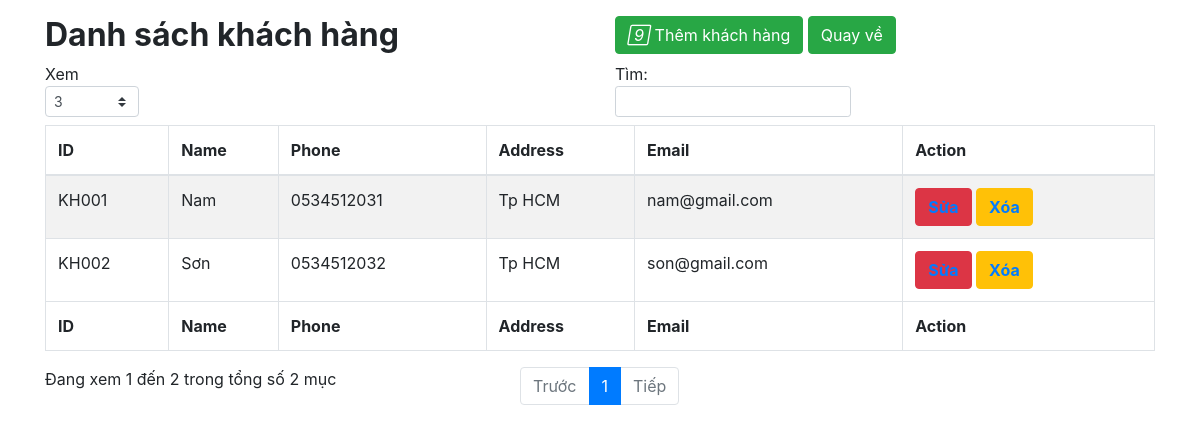
Page /quanlykhachhang.php (signed in) on the committed database.
### tables this page shows
CREATE TABLE `khachhang` (
  `id` varchar(255) NOT NULL,
  `name` varchar(255) NOT NULL,
  `phone` varchar(255) NOT NULL,
  `address` varchar(255) NOT NULL,
  `email` varchar(255) NOT NULL
);

### quanlykhachhang.php (the view, shortened to what this page needs)
<?php
    include 'admin/db.php';
?>
<!DOCTYPE html>
<html lang="en">
<head>
    <link rel="stylesheet" href="https://maxcdn.bootstrapcdn.com/bootstrap/4.4.1/css/bootstrap.min.css">
</head>
<body>
    <div class="container">
        <div class="table-wrapper">
            <div class="table-title">
                <div class="row">
                    <div class="col-sm-6 float-right">
                        <h2><b>Danh sách khách hàng</b></h2>
                    </div>
                    <div class="col-sm-6">
                        <a href="#addPro" class="btn btn-success" data-toggle="modal"><i class="material-icons"></i>
                            <span>Thêm khách hàng</span></a>
                        <a href="index.php" class="btn btn-success">
                            <span>Quay về</span></a>
                    </div>
                </div>
            </div>
            <table id="example" class="table table-striped table-bordered" style="width:100%">
                <thead>
                    <tr>
                        <th>ID</th>
                        <th>Name</th>
                        <th>Phone</th>
                        <th>Address</th>
                        <th>Email</th>
                        <th>Action</th>
                    </tr>
                </thead>
                <tbody>
                    <?php
			$result = mysqli_query($conn,"SELECT * FROM khachhang");
				while($row = mysqli_fetch_array($result)) {
			?>
                    <tr id="<?php echo $row["id"]; ?>">
                        <td><?php echo $row["id"]; ?></td>
                        <td><?php echo $row["name"]; ?></td>
                        <td><?php echo $row["phone"]; ?></td>
                        <td><?php echo $row["address"]; ?></td>
                        <td><?php echo $row["email"]; ?></td>
                        <td>
                            <button type="button" class="btn btn-danger" id="edit"><a href="#editStaff" class="edit"
                                    data-toggle="modal">
                                    <b class="update" data-toggle="tooltip" data-id="<?php echo $row["id"]; ?>"
                                        data-name="<?php echo $row["name"]; ?>"
                                        data-phone="<?php echo $row["phone"]; ?>"
                                        data-address="<?php echo $row["address"]; ?>"
                                        data-email="<?php echo $row["email"]; ?>" title=" Edit">Sửa</b>
                                </a></button>
                            <button type="button" class="btn btn-warning" id="del"><a href="#deleteStaff" class="delete"
                                    data-id="<?php echo $row["id"]; ?>" data-toggle="modal"><b data-toggle="tooltip"
                                        title="Delete">Xóa</b></a></button>
                        </td>
                    </tr>
                    <?php
			}
			?>
                </tbody>
                <tfoot>
                    <tr>
                        <th>ID</th>
                        <th>Name</th>
                        <th>Phone</th>
                        <th>Address</th>
                        <th>Email</th>
                        <th>Action</th>
                    </tr>
                </tfoot>
            </table>
        </div>
</body>
</html>

### rows in the picture
khachhang: id "KH001", name "Nam", phone "0534512031", address "Tp HCM", email "nam@gmail.com"
khachhang: id "KH002", name "Sơn", phone "0534512032", address "Tp HCM", email "son@gmail.com"
